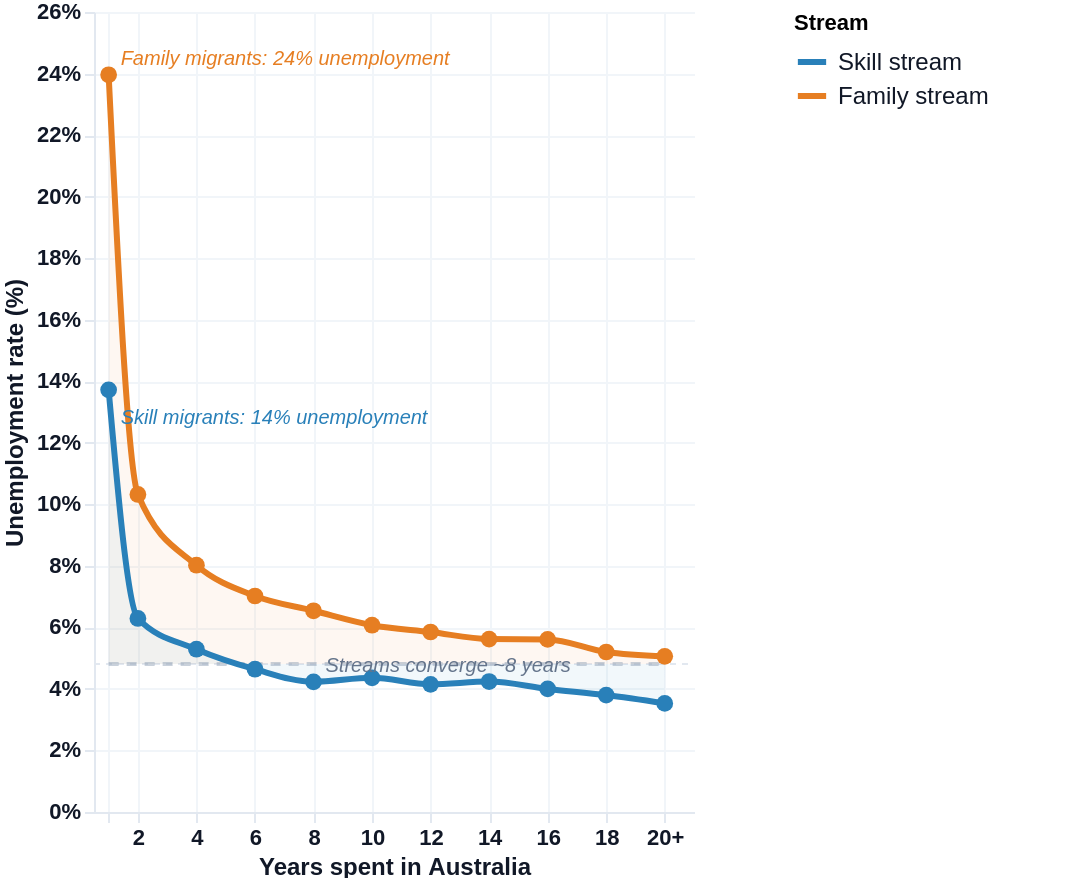

This figure's Vega-Lite source:
### Vega-Lite specification from a JSON file in a GitHub repository (floating-point values rounded to 4 significant figures)
{"$schema": "https://vega.github.io/schema/vega-lite/v5.json", "width": "container", "height": 400, "background": "#ffffff", "padding": {"right": 40}, "config": {"view": {"stroke": null}, "font": "DM Sans, sans-serif", "axis": {"labelFont": "DM Sans, sans-serif", "titleFont": "DM Sans, sans-serif", "labelFontSize": 11, "titleFontSize": 12, "gridColor": "#f1f5f9", "gridWidth": 1, "domainColor": "#e2e8f0", "tickColor": "#e2e8f0", "labelColor": "#111827", "titleColor": "#111827", "labelFontWeight": "bold", "titleFontWeight": "bold"}, "legend": {"labelFont": "DM Sans, sans-serif", "titleFont": "DM Sans, sans-serif", "labelFontSize": 12, "labelColor": "#111827"}}, "data": {"values": [{"x": 1, "xlabel": "<2 yrs", "rate": 13.72, "stream": "Skill stream"}, {"x": 1, "xlabel": "<2 yrs", "rate": 23.96, "stream": "Family stream"}, {"x": 1, "xlabel": "<2 yrs", "rate": 4.81, "stream": "Australian-born"}, {"x": 2, "xlabel": "2 yrs", "rate": 6.29, "stream": "Skill stream"}, {"x": 2, "xlabel": "2 yrs", "rate": 10.32, "stream": "Family stream"}, {"x": 2, "xlabel": "2 yrs", "rate": 4.81, "stream": "Australian-born"}, {"x": 4, "xlabel": "4 yrs", "rate": 5.29, "stream": "Skill stream"}, {"x": 4, "xlabel": "4 yrs", "rate": 8.02, "stream": "Family stream"}, {"x": 4, "xlabel": "4 yrs", "rate": 4.81, "stream": "Australian-born"}, {"x": 6, "xlabel": "6 yrs", "rate": 4.64, "stream": "Skill stream"}, {"x": 6, "xlabel": "6 yrs", "rate": 7.02, "stream": "Family stream"}, {"x": 6, "xlabel": "6 yrs", "rate": 4.81, "stream": "Australian-born"}, {"x": 8, "xlabel": "8 yrs", "rate": 4.23, "stream": "Skill stream"}, {"x": 8, "xlabel": "8 yrs", "rate": 6.54, "stream": "Family stream"}, {"x": 8, "xlabel": "8 yrs", "rate": 4.81, "stream": "Australian-born"}, {"x": 10, "xlabel": "10 yrs", "rate": 4.36, "stream": "Skill stream"}, {"x": 10, "xlabel": "10 yrs", "rate": 6.07, "stream": "Family stream"}, {"x": 10, "xlabel": "10 yrs", "rate": 4.81, "stream": "Australian-born"}, {"x": 12, "xlabel": "12 yrs", "rate": 4.15, "stream": "Skill stream"}, {"x": 12, "xlabel": "12 yrs", "rate": 5.85, "stream": "Family stream"}, {"x": 12, "xlabel": "12 yrs", "rate": 4.81, "stream": "Australian-born"}, {"x": 14, "xlabel": "14 yrs", "rate": 4.24, "stream": "Skill stream"}, {"x": 14, "xlabel": "14 yrs", "rate": 5.62, "stream": "Family stream"}, {"x": 14, "xlabel": "14 yrs", "rate": 4.81, "stream": "Australian-born"}, {"x": 16, "xlabel": "16 yrs", "rate": 4.0, "stream": "Skill stream"}, {"x": 16, "xlabel": "16 yrs", "rate": 5.61, "stream": "Family stream"}, {"x": 16, "xlabel": "16 yrs", "rate": 4.81, "stream": "Australian-born"}, {"x": 18, "xlabel": "18 yrs", "rate": 3.8, "stream": "Skill stream"}, {"x": 18, "xlabel": "18 yrs", "rate": 5.2, "stream": "Family stream"}, {"x": 18, "xlabel": "18 yrs", "rate": 4.81, "stream": "Australian-born"}, {"x": 20, "xlabel": "20+ yrs", "rate": 3.53, "stream": "Skill stream"}, {"x": 20, "xlabel": "20+ yrs", "rate": 5.06, "stream": "Family stream"}, {"x": 20, "xlabel": "20+ yrs", "rate": 4.81, "stream": "Australian-born"}]}, "encoding": {"x": {"field": "x", "type": "quantitative", "title": "Years spent in Australia", "axis": {"values": [1, 2, 4, 6, 8, 10, 12, 14, 16, 18, 20], "labelExpr": "datum.value === 1 ? '' : datum.value === 20 ? '20+' : datum.value + ''", "labelFontSize": 11, "titleFontSize": 12, "labelFontWeight": "bold", "titleFontWeight": "bold", "grid": true}, "scale": {"domain": [0.5, 21]}}, "y": {"field": "rate", "type": "quantitative", "title": "Unemployment rate (%)", "axis": {"labelExpr": "datum.value + '%'", "labelFontSize": 11, "titleFontSize": 12, "labelFontWeight": "bold", "titleFontWeight": "bold"}, "scale": {"domain": [0, 26]}}}, "layer": [{"mark": {"type": "rule", "color": "#e2e8f0", "strokeWidth": 1, "strokeDash": [3, 3]}, "transform": [{"filter": "datum.stream === 'Australian-born' && datum.x === 1"}], "encoding": {"y": {"datum": 4.81}, "x": {"datum": 0.5}, "x2": {"datum": 21}}}, {"mark": {"type": "area", "interpolate": "monotone", "opacity": 0.06}, "transform": [{"filter": "datum.stream === 'Family stream'"}], "encoding": {"x": {"field": "x", "type": "quantitative"}, "y": {"field": "rate", "type": "quantitative"}, "y2": {"datum": 4.81}, "color": {"value": "#e67e22"}}}, {"mark": {"type": "area", "interpolate": "monotone", "opacity": 0.06}, "transform": [{"filter": "datum.stream === 'Skill stream'"}], "encoding": {"x": {"field": "x", "type": "quantitative"}, "y": {"field": "rate", "type": "quantitative"}, "y2": {"datum": 4.81}, "color": {"value": "#2980b9"}}}, {"mark": {"type": "line", "strokeWidth": 2, "interpolate": "monotone", "strokeDash": [5, 4], "opacity": 0.5}, "transform": [{"filter": "datum.stream === 'Australian-born'"}], "encoding": {"x": {"field": "x", "type": "quantitative"}, "y": {"field": "rate", "type": "quantitative"}, "color": {"value": "#94a3b8"}}}, {"params": [{"name": "highlight", "select": {"type": "point", "fields": ["stream"]}, "bind": "legend"}], "mark": {"type": "line", "strokeWidth": 3, "interpolate": "monotone"}, "transform": [{"filter": "datum.stream !== 'Australian-born'"}], "encoding": {"x": {"field": "x", "type": "quantitative"}, "y": {"field": "rate", "type": "quantitative"}, "color": {"field": "stream", "type": "nominal", "scale": {"domain": ["Skill stream", "Family stream"], "range": ["#2980b9", "#e67e22"]}, "legend": {"title": "Stream", "orient": "right", "symbolType": "stroke", "symbolStrokeWidth": 3, "symbolSize": 200, "offset": 50}}, "opacity": {"condition": {"param": "highlight", "value": 1}, "value": 0.2}}}, {"params": [{"name": "hover", "select": {"type": "point", "on": "mouseover", "fields": ["x"], "nearest": true}}], "mark": {"type": "point", "filled": true, "size": 70, "strokeWidth": 1.5}, "transform": [{"filter": "datum.stream !== 'Australian-born'"}], "encoding": {"x": {"field": "x", "type": "quantitative"}, "y": {"field": "rate", "type": "quantitative"}, "color": {"field": "stream", "type": "nominal", "scale": {"domain": ["Skill stream", "Family stream"], "range": ["#2980b9", "#e67e22"]}, "legend": null}, "opacity": {"condition": {"param": "hover", "value": 1}, "value": 0.4}, "tooltip": [{"field": "xlabel", "title": "Time in Australia"}, {"field": "stream", "title": "Stream"}, {"field": "rate", "title": "Unemployment rate", "format": ".2f"}]}}, {"mark": {"type": "rule", "color": "#cbd5e1", "strokeWidth": 1}, "transform": [{"filter": {"param": "hover", "empty": false}}, {"filter": "datum.stream === 'Skill stream'"}], "encoding": {"x": {"field": "x", "type": "quantitative"}, "y": {"datum": 0}, "y2": {"datum": 26}}}, {"mark": {"type": "text", "align": "left", "dx": 6, "dy": -8, "fontSize": 10, "fontStyle": "italic", "color": "#e67e22"}, "data": {"values": [{"x": 1, "rate": 23.96, "label": "Family migrants: 24% unemployment"}]}, "encoding": {"x": {"field": "x", "type": "quantitative", "scale": {"domain": [0.5, 21]}}, "y": {"field": "rate", "type": "quantitative"}, "text": {"field": "label"}}}, {"mark": {"type": "text", "align": "left", "dx": 6, "dy": 14, "fontSize": 10, "fontStyle": "italic", "color": "#2980b9"}, "data": {"values": [{"x": 1, "rate": 13.72, "label": "Skill migrants: 14% unemployment"}]}, "encoding": {"x": {"field": "x", "type": "quantitative", "scale": {"domain": [0.5, 21]}}, "y": {"field": "rate", "type": "quantitative"}, "text": {"field": "label"}}}, {"mark": {"type": "text", "align": "left", "dx": 6, "dy": -8, "fontSize": 10, "fontStyle": "italic", "color": "#64748b"}, "data": {"values": [{"x": 8, "rate": 4.23, "label": "Streams converge ~8 years"}]}, "encoding": {"x": {"field": "x", "type": "quantitative", "scale": {"domain": [0.5, 21]}}, "y": {"field": "rate", "type": "quantitative"}, "text": {"field": "label"}}}]}
